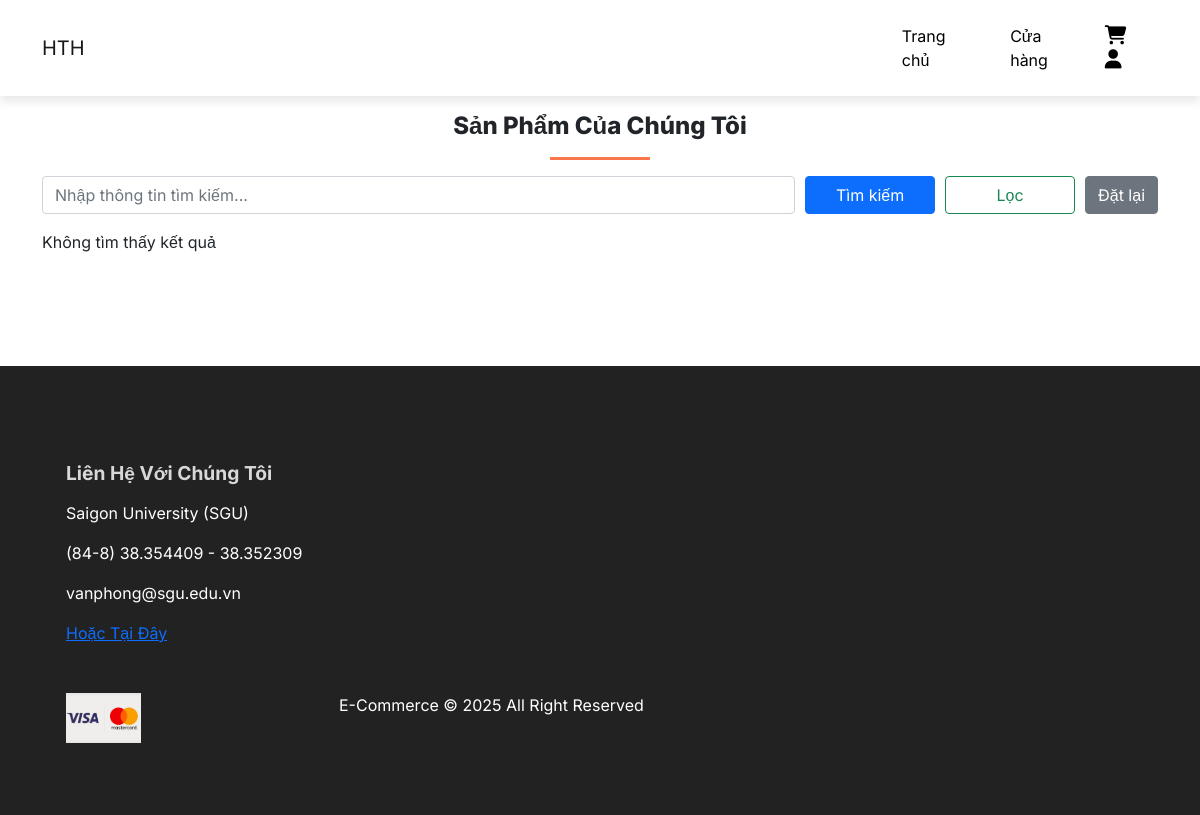
The app's page /shop.php, older data.
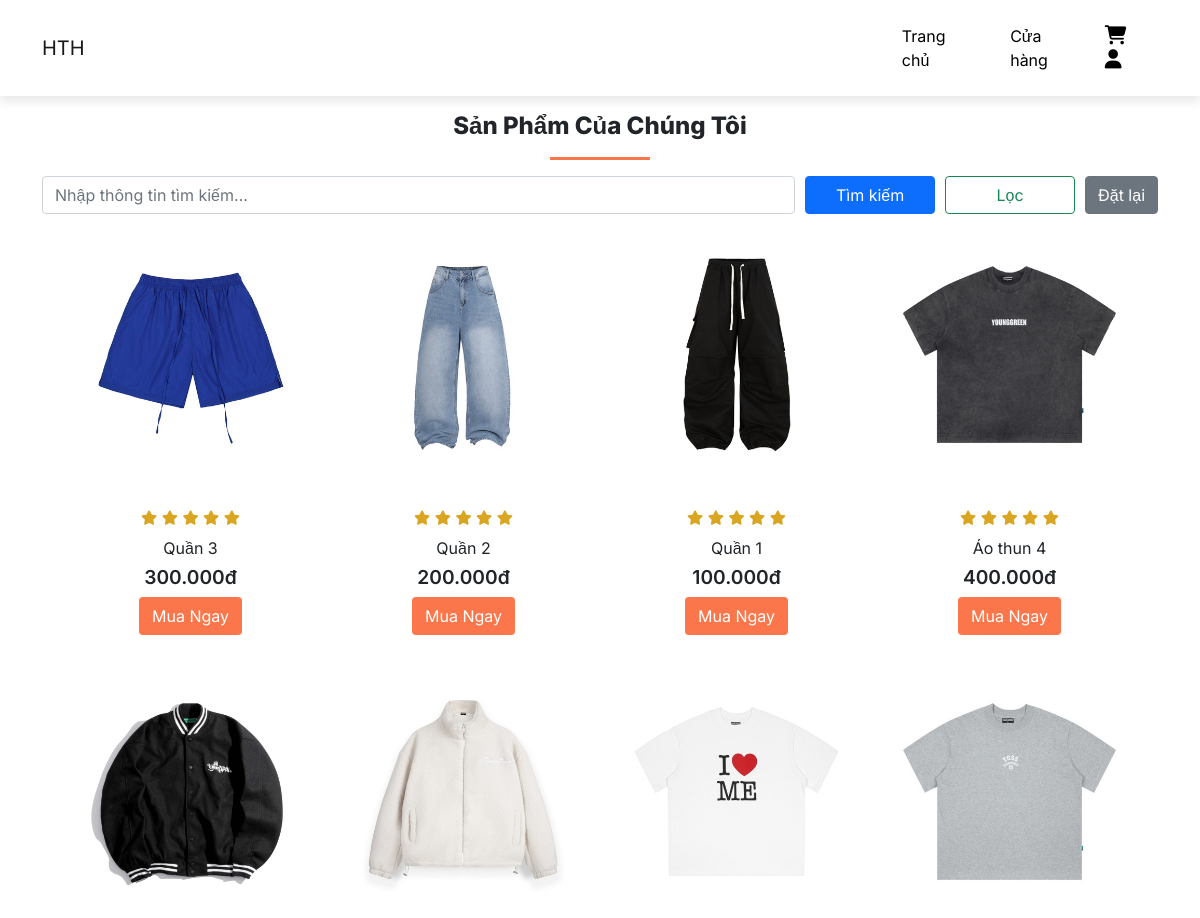
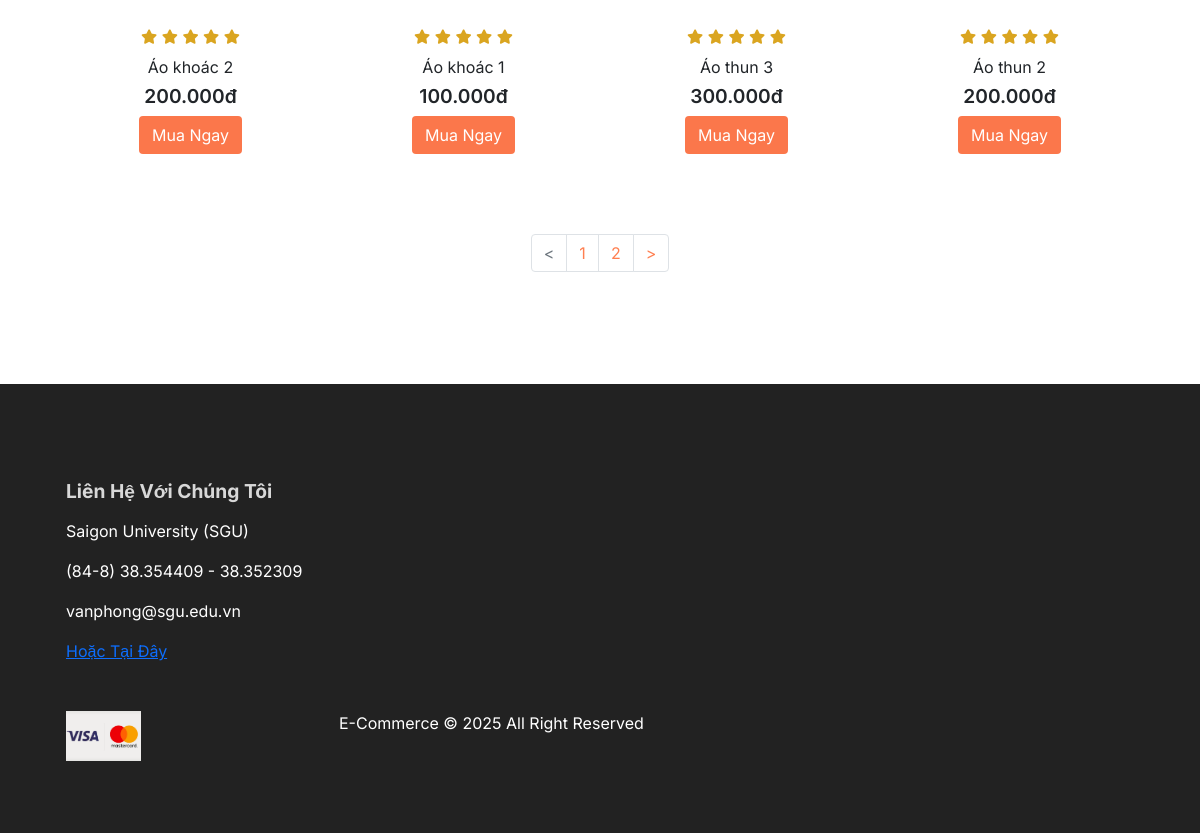
The same page, newer data (2 pictures, top to bottom).
### tables this page shows
CREATE TABLE `products` (
  `product_id` int(11) NOT NULL,
  `product_name` varchar(255) NOT NULL,
  `category_id` int(11) NOT NULL,
  `product_description` varchar(1000) NOT NULL,
  `product_image` varchar(255) NOT NULL,
  `product_image2` varchar(255) NOT NULL,
  `product_image3` varchar(255) NOT NULL,
  `product_image4` varchar(255) NOT NULL,
  `product_price` decimal(12,2) NOT NULL,
  `product_color` varchar(100) NOT NULL,
  `product_status` varchar(255) NOT NULL DEFAULT 'Đang bán'
);

### shop.php (the view, shortened to what this page needs)
<?php
include 'server/connection.php';
$search = $_GET['search'] ?? '';
$category = $_GET['category'] ?? '';
$minPrice = $_GET['minPrice'] ?? '';
$maxPrice = $_GET['maxPrice'] ?? '';
$sortedBy = $_GET['sortedBy'] ?? '';
$page = isset($_GET['page']) && is_numeric($_GET['page']) ? (int)$_GET['page'] : 1;
$records_per_page = 8;
$offset = ($page - 1) * $records_per_page;
$base_query_string = "search=" . urlencode($search)
  . "&category=" . urlencode($category)
  . "&minPrice=" . urlencode($minPrice)
  . "&maxPrice=" . urlencode($maxPrice)
  . "&sortedBy=" . urlencode($sortedBy)
  . "&search_btn=1";
if (isset($_GET['search_btn'])) {
  $baseQuery = "FROM products WHERE product_status = 'Đang bán'";
  $params = [];
  $types = "";
  if (!empty($search)) {
    $baseQuery .= " AND product_name LIKE ?";
    $params[] = '%' . $search . '%';
    $types .= 's';
  }
  if (!empty($category) && $category !== 'Tất cả') {
    $baseQuery .= " AND category_id = ?";
    $params[] = $category;
    $types .= "s";
  }
  if (!empty($minPrice)) {
    $baseQuery .= " AND product_price >= ?";
    $params[] = (int)$minPrice;
    $types .= "i";
  }
  if (!empty($maxPrice)) {
    $baseQuery .= " AND product_price <= ?";
    $params[] = (int)$maxPrice;
    $types .= "i";
  }
  $countQuery = "SELECT COUNT(*) " . $baseQuery;
  $stmt_count = $conn->prepare($countQuery);
  if (!empty($params)) {
    $stmt_count->bind_param($types, ...$params);
  }
  $stmt_count->execute();
  $stmt_count->bind_result($total_records);
  $stmt_count->fetch();
  $stmt_count->close();
  $total_no_of_pages = ceil($total_records / $records_per_page);
  $query = "SELECT * " . $baseQuery;
  if ($sortedBy === 'Giá thấp đến cao') {
    $query .= " ORDER BY product_price ASC";
  } elseif ($sortedBy === 'Giá cao đến thấp') {
    $query .= " ORDER BY product_price DESC";
  } else {
    $query .= " ORDER BY product_id DESC";
  }
  $query .= " LIMIT ?, ?";
  $params[] = $offset;
  $params[] = $records_per_page;
  $types .= "ii";
  $stmt = $conn->prepare($query);
  $stmt->bind_param($types, ...$params);
  $stmt->execute();
  $products = $stmt->get_result();
} else {
  $stmt1 = $conn->prepare("SELECT COUNT(*) AS total_records FROM products");
  $stmt1->execute();
  $stmt1->bind_result($total_records);
  $total_no_of_pages = ceil($total_records / $records_per_page);
  $stmt2 = $conn->prepare("SELECT *
                           FROM products
                           WHERE product_status = 'Đang bán'
                           ORDER BY product_id DESC
                           LIMIT $offset, $records_per_page");
  $stmt2->execute();
  $products = $stmt2->get_result();
}
?>
<!DOCTYPE html>
<html lang="en">
<head>
  <link href="https://cdn.jsdelivr.net/npm/bootstrap@5.1.3/dist/css/bootstrap.min.css" rel="stylesheet"
>
  <link rel="stylesheet" href="assets/css/style.css">
</head>
<body>
  <?php include 'layouts/header.php'; ?>
  <section id="shop" class="my-5 py-5">
    <div class="container mt-3">
      <h3 class="text-center">Sản Phẩm Của Chúng Tôi</h3>
      <hr class="mx-auto">
      <form id="searchForm" action="shop.php" method="get">
        <div class="mb-3" id="searchContainer">
          <input type="text" id="searchInput" name="search" class="form-control flex-7" placeholder="Nhập thông tin tìm kiếm..." value="<?php if (isset($_GET['search_btn'])) echo $_GET['search'] ?>">
          <input type="submit" value="Tìm kiếm" name="search_btn" class="btn btn-primary flex-1">
          <input type="button" value="Lọc" id="filterToggleBtn" name="filter_btn" class="btn btn-outline-success flex-1">
          <a href="shop.php" class="btn btn-secondary">Đặt lại</a>
        </div>
      </form>
    </div>
    <?php if ($total_no_of_pages > 0) { ?>
      <div class="row mx-auto container mt-3">
        <?php while ($row = $products->fetch_assoc()) { ?>
          <div onclick="window.location.href='single_product.php?product_id=<?php echo $row['product_id']; ?>'" class="product text-center col-lg-3 col-md-4 col-sm-12">
            <img src="<?php echo $row['product_image']; ?>" alt="<?php echo $row['product_image']; ?>" class="img-fluid mb-3">
            <div class="star">
              <i class="fa-solid fa-star"></i>
              <i class="fa-solid fa-star"></i>
              <i class="fa-solid fa-star"></i>
              <i class="fa-solid fa-star"></i>
              <i class="fa-solid fa-star"></i>
            </div>
            <h5 class="p-name"><?php echo $row['product_name']; ?></h5>
            <h4 class="p-price"><?php echo number_format($row['product_price'], 0, ',', '.'); ?>đ</h4>
            <a class="btn shop-buy-btn" href="<?php echo "single_product.php?product_id=" . $row['product_id']; ?>">Mua Ngay</a>
          </div>
        <?php } ?>
        <nav aria-label="Page Navigation Example">
          <ul class="pagination mt-5 justify-content-center">
            <li class="page-item <?php if ($page <= 1) {
                                    echo "disabled";
                                  } ?>">
              <a class="page-link" href="<?php if ($page <= 1) {
                                            echo "#";
                                          } else {
                                            echo "?" . $base_query_string . "&page=" . ($page - 1);
                                          } ?>"><</a>
            </li>
            <?php if ($total_no_of_pages >= 3) { ?>
              <li class="page-item">
                <a class="page-link" href="?<?php echo $base_query_string; ?>&page=1">1</a>
              </li>
              <li class="page-item">
                <a class="page-link" href="?<?php echo $base_query_string; ?>&page=2">2</a>
              </li>
              <li class="page-item">
                <a class="page-link" href="#">...</a>
              </li>
              <li class="page-item">
                <a class="page-link" href="?<?php echo $base_query_string; ?>&page=<?php echo $total_no_of_pages; ?>"><?php echo $total_no_of_pages; ?></a>
              </li>
            <?php } elseif ($total_no_of_pages == 1) { ?>
              <li class="page-item">
                <a class="page-link" href="?<?php echo $base_query_string; ?>&page=1">1</a>
              </li>
            <?php } else { ?>
              <li class="page-item">
                <a class="page-link" href="?<?php echo $base_query_string; ?>&page=1">1</a>
              </li>
              <li class="page-item">
                <a class="page-link" href="?<?php echo $base_query_string; ?>&page=2">2</a>
              </li>
            <?php } ?>
            <li class="page-item <?php if ($page >= $total_no_of_pages) {
                                    echo "disabled";
                                  } ?>">
              <a class="page-link" href="<?php if ($page >= $total_no_of_pages) {
                                            echo "#";
                                          } else {
                                            echo "?" . $base_query_string . "&page=" . ($page + 1);
                                          } ?>">></a>
            </li>
          </ul>
        </nav>
      </div>
    <?php } else { ?>
      <p class="container">Không tìm thấy kết quả</p>
    <?php } ?>
  </section>
  <?php include 'layouts/footer.php'; ?>
</body>
</html>

### layouts/header.php (shortened to what this page needs)
<nav class="navbar navbar-expand-lg navbar-light bg-white py-3 fixed-top" style="padding-top: 1.5rem !important; padding-bottom: 1.5rem !important;">
  <div class="container">
    <a class="navbar-brand" href="index.php">HTH</a>
    <div class="collapse navbar-collapse nav-buttons" id="navbarSupportedContent">
      <ul class="navbar-nav me-auto mb-2 mb-lg-0">
        <li class="nav-item">
          <a class="nav-link" href="index.php">Trang chủ</a>
        </li>
        <li class="nav-item">
          <a class="nav-link" href="shop.php">Cửa hàng</a>
        </li>
        <li class="nav-item">
          <a href="cart.php"><i class="fa-solid fa-cart-shopping"></i></a>
          <a href="account.php"><i class="fa-solid fa-user"></i></a>
        </li>
      </ul>
    </div>
  </div>
</nav>

### layouts/footer.php
<footer class="mt-5 py-5">
  <div class="row container mx-auto pt-5">
    <div class="footer-one col-lg-3 col-md-6 col-sm-12">
      <h5 class="pb-2">Liên Hệ Với Chúng Tôi</h5>
      <div>
        <p>Saigon University (SGU)</p>
      </div>
      <div>
        <p>(84-8) 38.354409 - 38.352309</p>
      </div>
      <div>
        <p>vanphong@sgu.edu.vn</p>
      </div>
      <div>
        <a href="contact.php">Hoặc Tại Đây</a>
      </div>
    </div>
  </div>
  <div class="copyright mt-5">
    <div class="row container mx-auto">
      <div class="col-lg-3 col-md-6 col-sm-12 mb-4">
        <img src="assets/img/payment.jpg" alt="payment_img">
      </div>
      <div class="col-lg-3 col-md-6 col-sm-12 mb-4 text-nowrap">
        <p>E-Commerce © 2025 All Right Reserved</p>
      </div>
    </div>
  </div>
</footer>

### assets/css/style.css (style rules this page uses)
* { margin: 0; padding: 0; box-sizing: border-box; }
body { font-family: "Inter", sans-serif; }
h3 { font-size: 1.5rem; font-weight: 800; }
h4 { font-size: 1.2rem; font-weight: 600; }
h5 { font-size: 1rem; font-weight: 400; }
hr { width: 100px; height: 3px !important; opacity: 1 !important; background-color: #FB774B; }
footer { background-color: #222222; }
footer h5 { color: #D8D8D8; font-size: 1.2rem; font-weight: 700; }
footer p { color: #FFF; }
footer .copyright img { width: 30%; }
.nav-buttons { margin-left: 70%; }
.navbar { font-size: 16px; padding-top: 2rem !important; padding-bottom: 2rem !important; top: 0; left: 0; box-shadow: 0 5px 10px rgba(0, 0, 0, 0.1); }
.navbar-light .navbar-nav .nav-link { padding: 0 20px; color: #000; transition: 0.5s ease; }
.navbar .nav-item a { color: #000; }
.navbar i { font-size: 1.2rem; padding: 0 0.2rem; transition: 0.5s ease; margin-left: 5px; }
.product { cursor: pointer; margin-bottom: 2rem; }
.shop-buy-btn { background-color: #FB774B; opacity: 1; color: #FFF; text-decoration: none; }
.star { padding: 10px 0; }
.star i { font-size: 0.9rem; color: goldenrod; }
#searchContainer { display: flex; align-items: center; gap: 10px; }
.flex-1 { flex: 1; }
.flex-7 { flex: 7; }

### shop.php (style rules this page uses)
.product img { width: 100%; height: auto; box-sizing: border-box; object-fit: cover; }
.pagination a { color: coral; }

Row changes from the older to the newer data that the page shows:
added products: product_image (picture), product_name "Quần 3", product_price "300.000"
added products: product_image (picture), product_name "Quần 2", product_price "200.000"
added products: product_image (picture), product_name "Quần 1", product_price "100.000"
added products: product_image (picture), product_name "Áo thun 4", product_price "400.000"
added products: product_image (picture), product_name "Áo khoác 2", product_price "200.000"
added products: product_image (picture), product_name "Áo khoác 1", product_price "100.000"
added products: product_image (picture), product_name "Áo thun 3", product_price "300.000"
added products: product_image (picture), product_name "Áo thun 2", product_price "200.000"
Text that changed along with them:
text no longer shown: "Không tìm thấy kết quả"
text now shown: "< 1 2 >"
